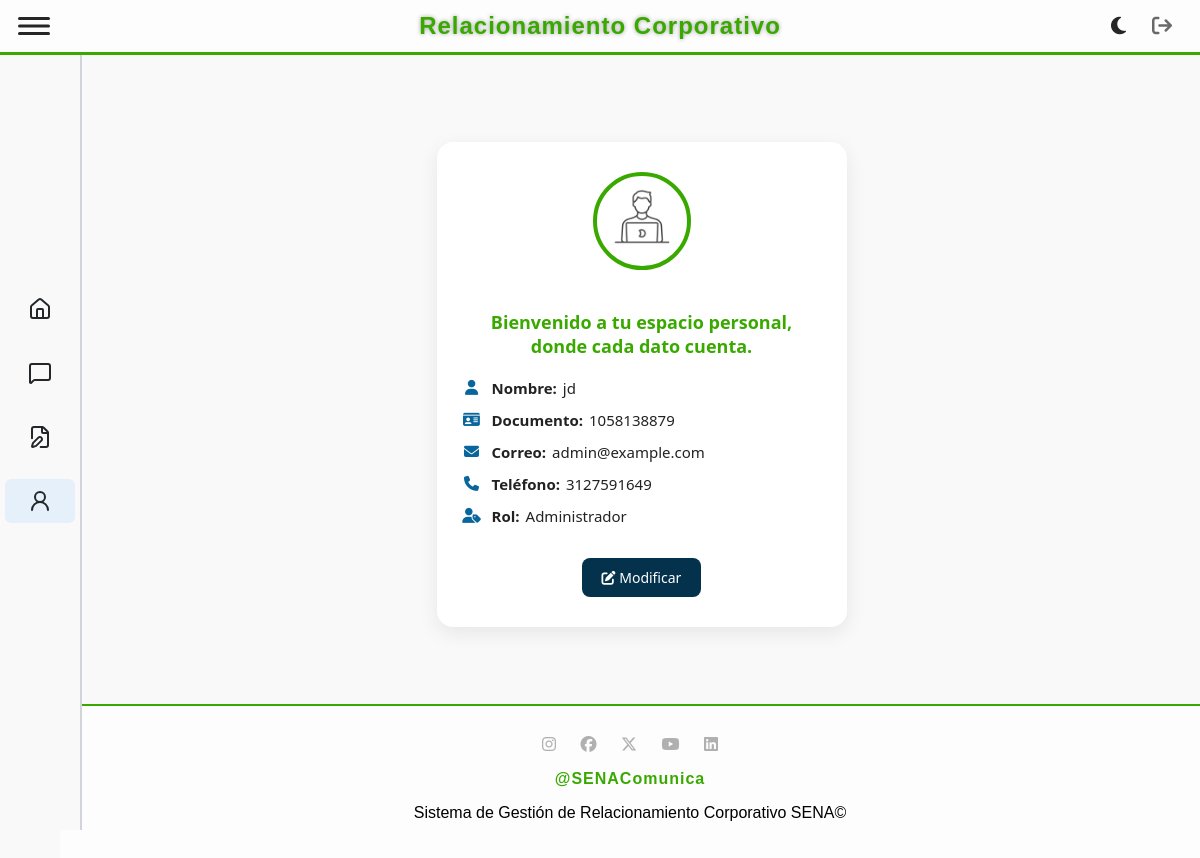
The page /usuario/perfil (signed in) on the database its author committed.
### tables this page shows
CREATE TABLE `usuario` (
  `idUsuario` int(11) NOT NULL,
  `DocumentoUsuario` varchar(20) NOT NULL,
  `NombreUsuario` varchar(100) NOT NULL,
  `CorreoUsuario` varchar(100) NOT NULL,
  `TelefonoUsuario` varchar(10) NOT NULL,
  `ContraseñaUsuario` varchar(255) NOT NULL,
  `FKidRol` int(11) NOT NULL
);

CREATE TABLE `rol` (
  `idRol` int(11) NOT NULL,
  `Rol` varchar(45) NOT NULL
);

### app/controllers/baseController.php (called while the page is built, shortened)
<?php
class BaseController
{
    public $layout = "default";
    public function render(string $view, array $arrayData = null)
    {
        $layout = MAIN_APP_ROUTE . "../views/layouts/{$this->layout}.php";
        include_once $layout;
    }
}

### app/controllers/usuarioController.php (called while the page is built, shortened)
<?php
require_once "baseController.php";
require_once MAIN_APP_ROUTE . "../models/UsuarioModel.php";
class UsuarioController extends BaseController
{
    public function perfil()
    {
        $idUsuario = $_SESSION["idUsuario"];
        $usuarioObj = new UsuarioModel();
        $usuario = $usuarioObj->getUsuario($idUsuario);
        $data = [
            "titulo" => "Perfil Usuario",
            "usuario" => $usuario
        ];
        $this->render('usuario/usuarioPerfil.php', $data);
    }
}

### app/models/BaseModel.php (called while the page is built, shortened)
<?php
abstract class BaseModel {
    public function __construct() {
        try {
            $options = [
                PDO::ATTR_ERRMODE => PDO::ERRMODE_EXCEPTION,
                PDO::ATTR_DEFAULT_FETCH_MODE => PDO::FETCH_OBJ
            ];
            $dsn = DRIVER.':host='.HOST.';dbname='.DATABASE;
            $this->dbConnection = new PDO($dsn, USERNAME_DB, PASSWORD_DB, $options);
        } catch (PDOException $ex) {
            echo 'Error en la conexión: '.$ex->getMessage();
            exit;
        }
    }
}

### app/models/UsuarioModel.php (called while the page is built, shortened)
<?php
require_once MAIN_APP_ROUTE . "../models/BaseModel.php";
class UsuarioModel extends BaseModel
{
    public function __construct(
        ?int $idUsuario = null,
        ?string $DocumentoUsuario = null,
        ?string $NombreUsuario = null,
        ?string $CorreoUsuario = null,
        ?string $TelefonoUsuario = null,
        ?string $ContraseñaUsuario = null,
        ?int $FKidRol = null
    ) {
        $this->table = "usuario";
    }
    public function getUsuario($id)
    {
        try {
            $sql = "SELECT u.*, r.Rol as NombreRol
                    FROM $this->table u
                    LEFT JOIN rol r ON u.FKidRol = r.idRol
                    WHERE u.idUsuario = :id";
            $statement = $this->dbConnection->prepare($sql);
            $statement->bindParam(":id", $id, PDO::PARAM_INT);
            $statement->execute();
            return $statement->fetch(PDO::FETCH_OBJ);
        } catch (PDOException $ex) {
            echo "Error al obtener usuario: " . $ex->getMessage();
        }
    }
}

### app/views/usuario/usuarioPerfil.php (the view, shortened to what this page needs)
<div class="data-container">
    <div class="profile-container">
        <img src="../img/perfil.png" alt="Perfil">
        <h2>Bienvenido a tu espacio personal, donde cada dato cuenta.</h2>
        <div class="info-item">
            <i class="fas fa-user"></i>
            <strong>Nombre:</strong> <span><?php echo $usuario->NombreUsuario; ?></span>
        </div>
        <div class="info-item">
            <i class="fas fa-id-card"></i>
            <strong>Documento:</strong> <span><?php echo $usuario->DocumentoUsuario; ?></span>
        </div>
        <div class="info-item">
            <i class="fas fa-envelope"></i>
            <strong>Correo:</strong> <span><?php echo $usuario->CorreoUsuario; ?></span>
        </div>
        <div class="info-item">
            <i class="fas fa-phone"></i>
            <strong>Teléfono:</strong> <span><?php echo $usuario->TelefonoUsuario; ?></span>
        </div>
        <div class="info-item">
            <i class="fas fa-user-tag"></i>
            <strong>Rol:</strong> <span><?php echo $usuario->NombreRol; ?></span>
        </div>
        <a href="/usuario/edit/<?php echo $usuario->idUsuario; ?>" class="btn-modificar">
            <i class="fas fa-edit"></i> Modificar
        </a>
    </div>
</div>

### public/css/styles_admin_layout.css (style rules this page uses)
html, body { height: 100vh; min-height: 100vh; }
body { display: flex; flex-direction: column; min-height: 100vh; margin: 0; font-family: sans-serif; background-color: #f9f9f9; transition: margin-left 0.3s ease; }

### app/views/usuario/usuarioPerfil.php (style rules this page uses)
.data-container { display: flex; justify-content: center; align-items: center; padding: 40px 0; }
.profile-container { background-color: #ffffff; color: #333; padding: 30px 25px; border-radius: 16px; text-align: center; width: 360px; box-shadow: 0 6px 20px rgba(0, 0, 0, 0.08); font-family: 'Segoe UI', sans-serif; }
.profile-container img { width: 90px; height: 90px; border-radius: 50%; margin-bottom: 20px; border: 4px solid #39A900; }
.profile-container h2 { font-size: 18px; margin-bottom: 20px; font-weight: 600; color: #39A900; }
.info-item { display: flex; align-items: center; margin: 12px 0; font-size: 15px; color: #222; }
.info-item i { color: #09669C; margin-right: 10px; width: 20px; text-align: center; }
.info-item strong { font-weight: 600; margin-right: 6px; }
.btn-modificar { display: inline-block; margin-top: 20px; padding: 10px 20px; background-color: #04324D; color: white; border-radius: 8px; text-decoration: none; font-size: 14px; font-weight: 500; transition: background-color 0.3s ease; }

### rows shown on the page
usuario: NombreUsuario "jd", DocumentoUsuario "1058138879", CorreoUsuario "admin@example.com", TelefonoUsuario "3127591649", FKidRol.Rol "Administrador"
